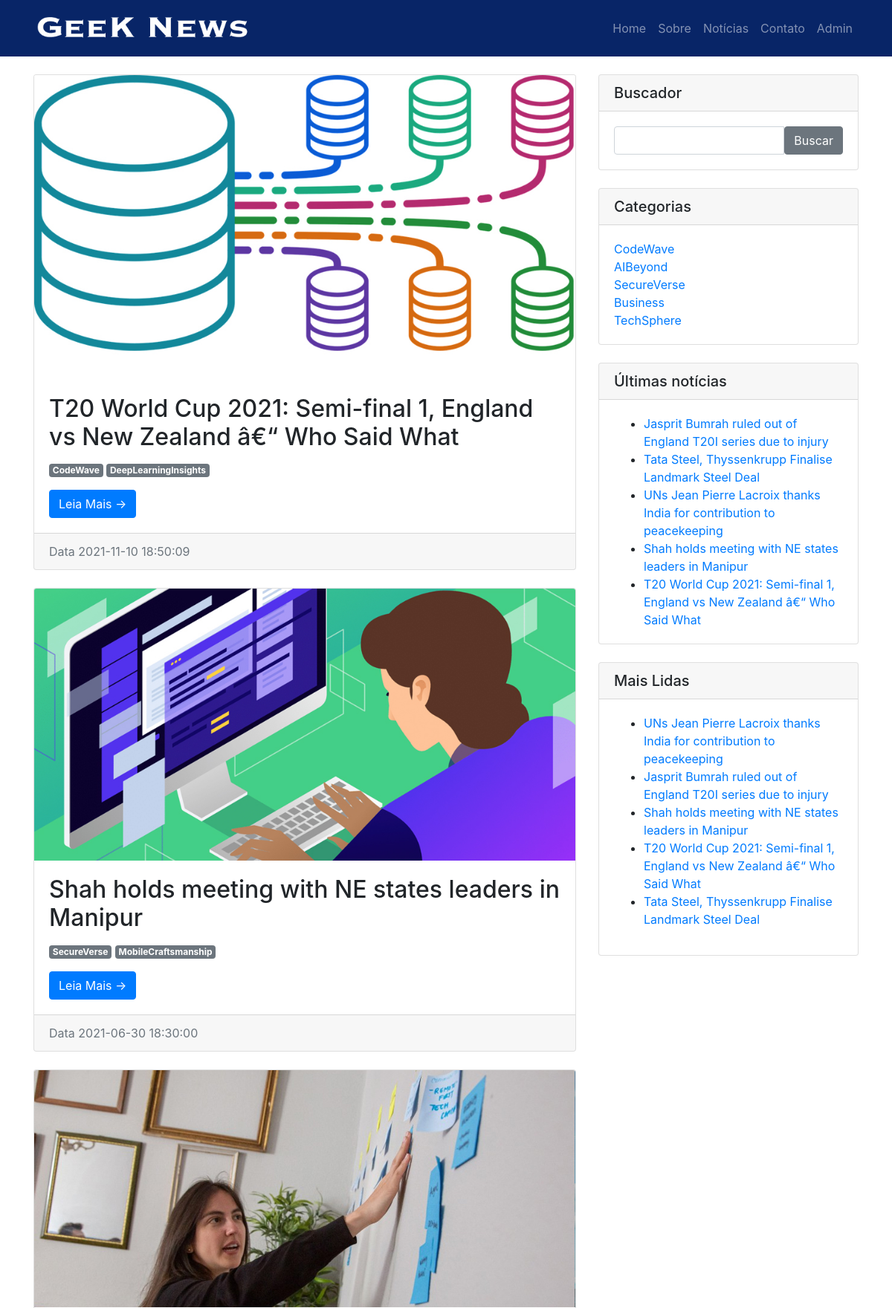
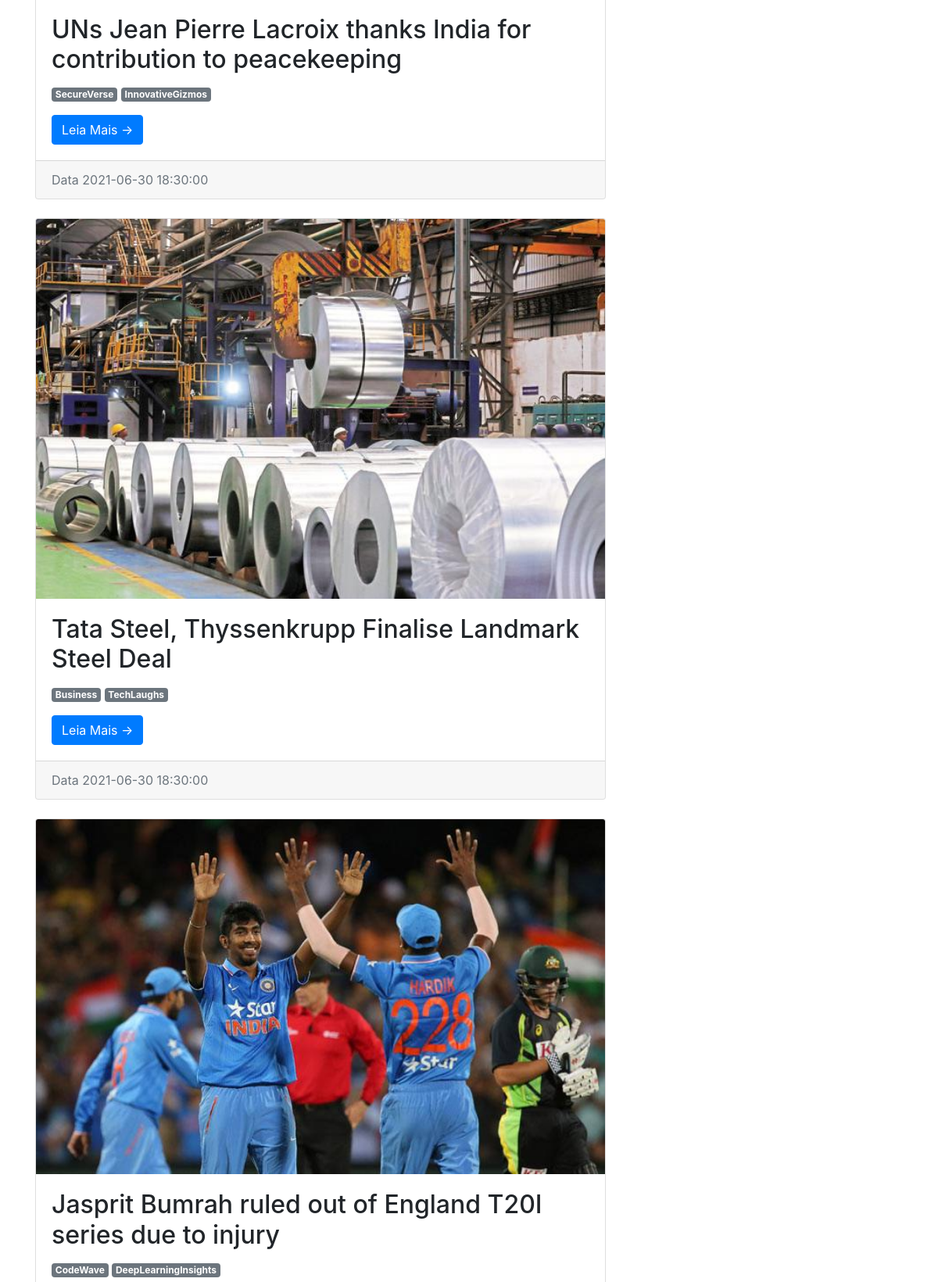
The page / (upper part) on the database its author committed (2 pictures, top to bottom).
### tables this page shows
CREATE TABLE `tblposts` (
  `id` int(11) NOT NULL,
  `PostTitulo` longtext DEFAULT NULL,
  `CategoriaId` int(11) DEFAULT NULL,
  `SubCategoriaId` int(11) DEFAULT NULL,
  `PostDetails` longtext DEFAULT NULL,
  `PostingDate` timestamp NULL DEFAULT current_timestamp(),
  `UpdationDate` timestamp NULL DEFAULT NULL ON UPDATE current_timestamp(),
  `Is_Active` int(1) DEFAULT NULL,
  `PostUrl` mediumtext DEFAULT NULL,
  `PostImage` varchar(255) DEFAULT NULL,
  `viewCounter` int(11) DEFAULT NULL,
  `postedBy` varchar(255) DEFAULT NULL,
  `lastUpdatedBy` varchar(255) DEFAULT NULL
);

CREATE TABLE `tblcategoria` (
  `id` int(11) NOT NULL,
  `CategoryName` varchar(200) DEFAULT NULL,
  `Description` mediumtext DEFAULT NULL,
  `PostingDate` timestamp NULL DEFAULT current_timestamp(),
  `UpdationDate` timestamp NULL DEFAULT NULL ON UPDATE current_timestamp(),
  `Is_Active` int(1) DEFAULT NULL
);

CREATE TABLE `tblsubcategoria` (
  `SubCategoriaId` int(11) NOT NULL,
  `CategoriaId` int(11) DEFAULT NULL,
  `Subcategoria` varchar(255) DEFAULT NULL,
  `SubCatDescription` mediumtext DEFAULT NULL,
  `PostingDate` timestamp NOT NULL DEFAULT current_timestamp(),
  `UpdationDate` timestamp NULL DEFAULT NULL ON UPDATE current_timestamp(),
  `Is_Active` int(1) DEFAULT NULL
);

### index.php (the view, shortened to what this page needs)
<?php
    include('includes/config.php');
?>
<!DOCTYPE html>
<html lang="en">
<head>
    <link href="vendor/bootstrap/css/bootstrap.min.css" rel="stylesheet">
    <link href="css/modern-business.css" rel="stylesheet">
</head>
  <body>
    <?php include('includes/header.php');?>
     <div class="container">
       <div class="row" style="margin-top: 4%">
         <div class="col-md-8">
 <?php
     if (isset($_GET['pagina'])) {
         $pagina = $_GET['pagina'];
     } else {
         $pagina = 1;
     }
     $no_of_records_per_page = 8;
     $offset = ($pagina-1) * $no_of_records_per_page;
     $query=mysqli_query($con,"select tblposts.id as pid,tblposts.PostTitulo as posttitle,tblposts.PostImage,tblcategoria.CategoryName as category,tblcategoria.id as cid,tblsubcategoria.Subcategoria as subcategory,tblposts.PostDetails as postdetails,tblposts.PostingDate as postingdate,tblposts.PostUrl as url from tblposts left join tblcategoria on tblcategoria.id=tblposts.CategoriaId left join  tblsubcategoria on  tblsubcategoria.SubCategoriaId=tblposts.SubCategoriaId where tblposts.Is_Active=1 order by tblposts.id desc  LIMIT $offset, $no_of_records_per_page");
     while ($row=mysqli_fetch_array($query)) {
 ?>
          <div class="card mb-4">
 <img class="card-img-top" src="admin/postimages/<?php echo htmlentities($row['PostImage']);?>" alt="<?php echo htmlentities($row['posttitle']);?>">
            <div class="card-body">
              <h2 class="card-title"><?php echo htmlentities($row['posttitle']);?></h2>
                 <p>
 <a class="badge bg-secondary text-decoration-none link-light" href="category.php?catid=<?php echo htmlentities($row['cid'])?>" style="color:#fff"><?php echo htmlentities($row['category']);?></a>
  <a class="badge bg-secondary text-decoration-none link-light"  style="color:#fff"><?php echo htmlentities($row['subcategory']);?></a></p>
              <a href="news-details.php?nid=<?php echo htmlentities($row['pid'])?>" class="btn btn-primary">Leia Mais &rarr;</a>
            </div>
            <div class="card-footer text-muted">
              Data <?php echo htmlentities($row['postingdate']);?>
            </div>
          </div>
<?php } ?>
        </div>
      <?php include('includes/sidebar.php');?>
      </div>
</head>
  </body>
</html>

### includes/sidebar.php
  <div class="col-md-4">
          <div class="card mb-4">
            <h5 class="card-header">Buscador</h5>
            <div class="card-body">
                   <form name="busca" action="busca.php" method="post">
              <div class="input-group">
        <input type="text" name="searchtitle" class="form-control" required>
                <span class="input-group-btn">
                  <button class="btn btn-secondary" type="submit">Buscar</button>
                </span>
              </form>
              </div>
            </div>
          </div>
          <div class="card my-4">
            <h5 class="card-header">Categorias</h5>
            <div class="card-body">
              <div class="row">
                <div class="col-lg-6">
                  <ul class="list-unstyled mb-0">
<?php $query=mysqli_query($con,"select id,CategoryName from tblcategoria");
while($row=mysqli_fetch_array($query))
{
?>
                    <li>
                      <a href="category.php?catid=<?php echo htmlentities($row['id'])?>"><?php echo htmlentities($row['CategoryName']);?></a>
                    </li>
<?php } ?>
                  </ul>
                </div>
              </div>
            </div>
          </div>
          <div class="card my-4">
            <h5 class="card-header">Últimas notícias</h5>
            <div class="card-body">
                      <ul class="mb-0">
<?php
$query=mysqli_query($con,"select tblposts.id as pid,tblposts.PostTitulo as posttitle from tblposts left join tblcategoria on tblcategoria.id=tblposts.CategoriaId left join  tblsubcategoria on  tblsubcategoria.SubCategoriaId=tblposts.SubCategoriaId limit 8");
while ($row=mysqli_fetch_array($query)) {
?>
  <li>
                      <a href="news-details.php?nid=<?php echo htmlentities($row['pid'])?>"><?php echo htmlentities($row['posttitle']);?></a>
                    </li>
            <?php } ?>
          </ul>
            </div>
          </div>
          <div class="card my-4">
            <h5 class="card-header">Mais Lidas</h5>
            <div class="card-body">
                      <ul >
<?php
$query1=mysqli_query($con,"select tblposts.id as pid,tblposts.PostTitulo as posttitle from tblposts left join tblcategoria on tblcategoria.id=tblposts.CategoriaId left join  tblsubcategoria on  tblsubcategoria.SubCategoriaId=tblposts.SubCategoriaId  order by viewCounter desc limit 5");
while ($result=mysqli_fetch_array($query1)) {
?>
  <li>
                      <a href="news-details.php?nid=<?php echo htmlentities($result['pid'])?>"><?php echo htmlentities($result['posttitle']);?></a>
                    </li>
            <?php } ?>
          </ul>
            </div>
          </div>
        </div>

### css/modern-business.css (style rules this page uses)
body { padding-top: 54px; }
@media (min-width: 992px) { body { padding-top: 56px; } }

### rows shown on the page
tblposts: PostImage (picture), PostTitulo "T20 World Cup 2021: Semi-final 1, England vs New Zealand â€“ Who Said What", CategoriaId.CategoryName "CodeWave", SubCategoriaId.Subcategoria "DeepLearningInsights", PostingDate "2021-11-10 18:50:09"
tblposts: PostImage (picture), PostTitulo "Shah holds meeting with NE states leaders in Manipur", CategoriaId.CategoryName "SecureVerse", SubCategoriaId.Subcategoria "MobileCraftsmanship", PostingDate "2021-06-30 18:30:00"
tblposts: PostImage (picture), PostTitulo "UNs Jean Pierre Lacroix thanks India for contribution to peacekeeping", CategoriaId.CategoryName "SecureVerse", SubCategoriaId.Subcategoria "InnovativeGizmos", PostingDate "2021-06-30 18:30:00"
tblposts: PostImage (picture), PostTitulo "Tata Steel, Thyssenkrupp Finalise Landmark Steel Deal", CategoriaId.CategoryName "Business", SubCategoriaId.Subcategoria "TechLaughs", PostingDate "2021-06-30 18:30:00"
tblposts: PostImage (picture), PostTitulo "Jasprit Bumrah ruled out of England T20I series due to injury", CategoriaId.CategoryName "CodeWave", SubCategoriaId.Subcategoria "DeepLearningInsights"
tblcategoria: CategoryName "CodeWave"
tblcategoria: CategoryName "AIBeyond"
tblcategoria: CategoryName "SecureVerse"
tblcategoria: CategoryName "Business"
tblcategoria: CategoryName "TechSphere"
